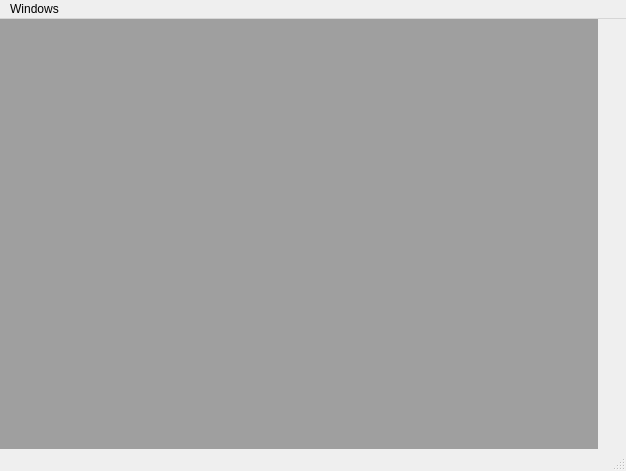
<?xml version="1.0" encoding="UTF-8"?>
<ui version="4.0">
 <class>MainWindow</class>
 <widget class="QMainWindow" name="MainWindow">
  <property name="geometry">
   <rect>
    <x>0</x>
    <y>0</y>
    <width>626</width>
    <height>471</height>
   </rect>
  </property>
  <property name="windowTitle">
   <string>MainWindow</string>
  </property>
  <widget class="QWidget" name="centralwidget">
   <widget class="QMdiArea" name="mdiArea">
    <property name="geometry">
     <rect>
      <x>0</x>
      <y>0</y>
      <width>598</width>
      <height>431</height>
     </rect>
    </property>
    <property name="viewMode">
     <enum>QMdiArea::SubWindowView</enum>
    </property>
    <widget class="QWidget" name="subwindow">
     <property name="windowTitle">
      <string>Subwindow</string>
     </property>
     <widget class="QLabel" name="label">
      <property name="geometry">
       <rect>
        <x>60</x>
        <y>20</y>
        <width>311</width>
        <height>20</height>
       </rect>
      </property>
      <property name="text">
       <string>First sub window</string>
      </property>
     </widget>
    </widget>
    <widget class="QWidget" name="subwindow_2">
     <property name="windowTitle">
      <string>Subwindow</string>
     </property>
     <widget class="QLabel" name="label_2">
      <property name="geometry">
       <rect>
        <x>40</x>
        <y>30</y>
        <width>151</width>
        <height>16</height>
       </rect>
      </property>
      <property name="text">
       <string>Second sub window</string>
      </property>
     </widget>
    </widget>
   </widget>
  </widget>
  <widget class="QMenuBar" name="menubar">
   <property name="geometry">
    <rect>
     <x>0</x>
     <y>0</y>
     <width>626</width>
     <height>21</height>
    </rect>
   </property>
   <widget class="QMenu" name="menuWindows">
    <property name="title">
     <string>Windows</string>
    </property>
    <addaction name="actionSubWindow_View"/>
    <addaction name="actionTabbed_View"/>
    <addaction name="actionCascade_View"/>
    <addaction name="actionTile_View"/>
   </widget>
   <addaction name="menuWindows"/>
  </widget>
  <widget class="QStatusBar" name="statusbar"/>
  <action name="actionSubWindow_View">
   <property name="text">
    <string>SubWindow View</string>
   </property>
  </action>
  <action name="actionTabbed_View">
   <property name="text">
    <string>Tabbed View</string>
   </property>
  </action>
  <action name="actionCascade_View">
   <property name="text">
    <string>Cascade View</string>
   </property>
  </action>
  <action name="actionTile_View">
   <property name="text">
    <string>Tile View</string>
   </property>
  </action>
 </widget>
 <resources/>
 <connections/>
</ui>
